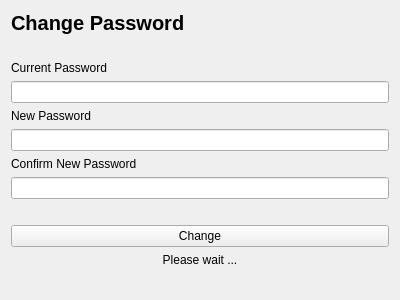
<?xml version="1.0" encoding="UTF-8"?>
<ui version="4.0">
 <class>Form</class>
 <widget class="QWidget" name="Form">
  <property name="geometry">
   <rect>
    <x>0</x>
    <y>0</y>
    <width>400</width>
    <height>300</height>
   </rect>
  </property>
  <property name="windowTitle">
   <string>Form</string>
  </property>
  <layout class="QVBoxLayout" name="verticalLayout">
   <item>
    <widget class="QLabel" name="titleLabel">
     <property name="font">
      <font>
       <pointsize>15</pointsize>
       <weight>75</weight>
       <bold>true</bold>
      </font>
     </property>
     <property name="text">
      <string>Change Password</string>
     </property>
     <property name="alignment">
      <set>Qt::AlignLeading|Qt::AlignLeft|Qt::AlignVCenter</set>
     </property>
    </widget>
   </item>
   <item>
    <spacer name="horizontalSpacer_2">
     <property name="orientation">
      <enum>Qt::Horizontal</enum>
     </property>
     <property name="sizeHint" stdset="0">
      <size>
       <width>40</width>
       <height>20</height>
      </size>
     </property>
    </spacer>
   </item>
   <item>
    <widget class="QLabel" name="currentPasswordLabel">
     <property name="text">
      <string>Current Password</string>
     </property>
    </widget>
   </item>
   <item>
    <widget class="QLineEdit" name="currentPasswordLineEdit">
     <property name="echoMode">
      <enum>QLineEdit::Password</enum>
     </property>
    </widget>
   </item>
   <item>
    <widget class="QLabel" name="newPasswordLabel">
     <property name="text">
      <string>New Password</string>
     </property>
    </widget>
   </item>
   <item>
    <widget class="QLineEdit" name="newPasswordLineEdit">
     <property name="echoMode">
      <enum>QLineEdit::Password</enum>
     </property>
    </widget>
   </item>
   <item>
    <widget class="QLabel" name="confirmPasswordLabel">
     <property name="text">
      <string>Confirm New Password</string>
     </property>
    </widget>
   </item>
   <item>
    <widget class="QLineEdit" name="confirmPasswordLineEdit">
     <property name="echoMode">
      <enum>QLineEdit::Password</enum>
     </property>
    </widget>
   </item>
   <item>
    <spacer name="horizontalSpacer">
     <property name="orientation">
      <enum>Qt::Horizontal</enum>
     </property>
     <property name="sizeHint" stdset="0">
      <size>
       <width>40</width>
       <height>20</height>
      </size>
     </property>
    </spacer>
   </item>
   <item>
    <widget class="QPushButton" name="changePasswordButton">
     <property name="text">
      <string>Change</string>
     </property>
    </widget>
   </item>
   <item>
    <widget class="QLabel" name="waitLabel">
     <property name="text">
      <string>Please wait ...</string>
     </property>
     <property name="alignment">
      <set>Qt::AlignCenter</set>
     </property>
    </widget>
   </item>
   <item>
    <spacer name="verticalSpacer">
     <property name="orientation">
      <enum>Qt::Vertical</enum>
     </property>
     <property name="sizeHint" stdset="0">
      <size>
       <width>20</width>
       <height>40</height>
      </size>
     </property>
    </spacer>
   </item>
  </layout>
 </widget>
 <resources/>
 <connections/>
</ui>
